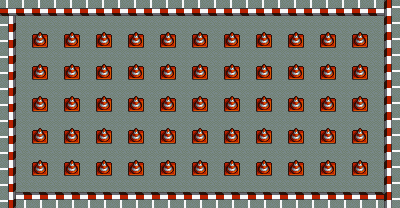

This game map was drawn from its Tiled (.tmx) file and the tilesets committed beside it. A one-line description and the full map source follow:
An orthogonal 25x13 tile map with 16x16 px tiles, 1 tile layer (Tile Layer 1).

<map version="1.4" tiledversion="1.4.3" orientation="orthogonal" renderorder="right-down" width="25" height="13" tilewidth="16" tileheight="16" infinite="0" nextlayerid="2" nextobjectid="1">
 <tileset firstgid="1" name="tiles" tilewidth="16" tileheight="16" tilecount="4" columns="4">
  <image source="tiles2.png" width="64" height="16" />
 </tileset>
 <layer id="1" name="Tile Layer 1" width="25" height="13">
  <data encoding="csv">
1610612740,1610612740,1610612740,1610612740,1610612740,1610612740,1610612740,1610612740,1610612740,1610612740,1610612740,1610612740,1610612740,1610612740,1610612740,1610612740,1610612740,1610612740,1610612740,1610612740,1610612740,1610612740,1610612740,1610612740,4,
3221225476,3,3,3,3,3,3,3,3,3,3,3,3,3,3,3,3,3,3,3,3,3,3,3,4,
3221225476,3,2,3,2,3,2,3,2,3,2,3,2,3,2,3,2,3,2,3,2,3,2,3,4,
3221225476,3,3,3,3,3,3,3,3,3,3,3,3,3,3,3,3,3,3,3,3,3,3,3,4,
3221225476,3,2,3,2,3,2,3,2,3,2,3,2,3,2,3,2,3,2,3,2,3,2,3,4,
3221225476,3,3,3,3,3,3,3,3,3,3,3,3,3,3,3,3,3,3,3,3,3,3,3,4,
3221225476,3,2,3,2,3,2,3,2,3,2,3,2,3,2,3,2,3,2,3,2,3,2,3,4,
3221225476,3,3,3,3,3,3,3,3,3,3,3,3,3,3,3,3,3,3,3,3,3,3,3,4,
3221225476,3,2,3,2,3,2,3,2,3,2,3,2,3,2,3,2,3,2,3,2,3,2,3,4,
3221225476,3,3,3,3,3,3,3,3,3,3,3,3,3,3,3,3,3,3,3,3,3,3,3,4,
3221225476,3,2,3,2,3,2,3,2,3,2,3,2,3,2,3,2,3,2,3,2,3,2,3,4,
3221225476,3,3,3,3,3,3,3,3,3,3,3,3,3,3,3,3,3,3,3,3,3,3,3,4,
3221225476,2684354564,2684354564,2684354564,2684354564,2684354564,2684354564,2684354564,2684354564,2684354564,2684354564,2684354564,2684354564,2684354564,2684354564,2684354564,2684354564,2684354564,2684354564,2684354564,2684354564,2684354564,2684354564,2684354564,4
</data>
 </layer>
</map>